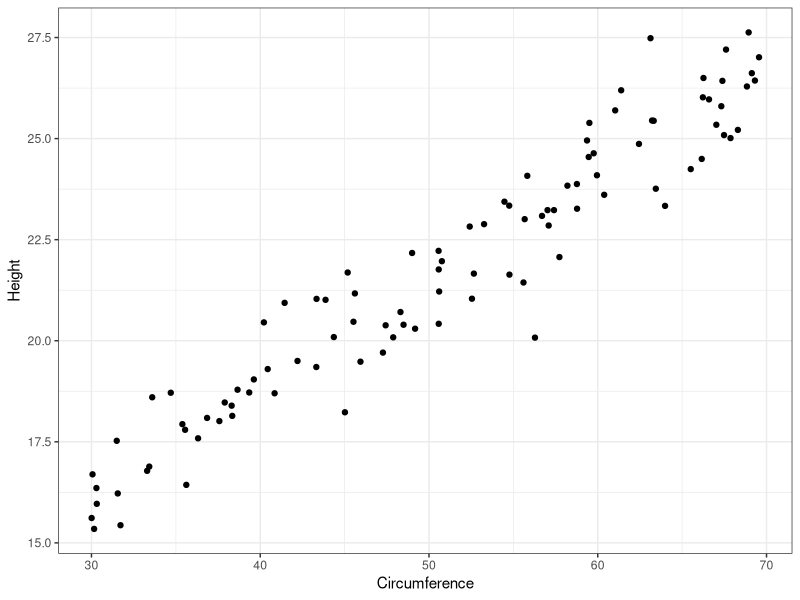
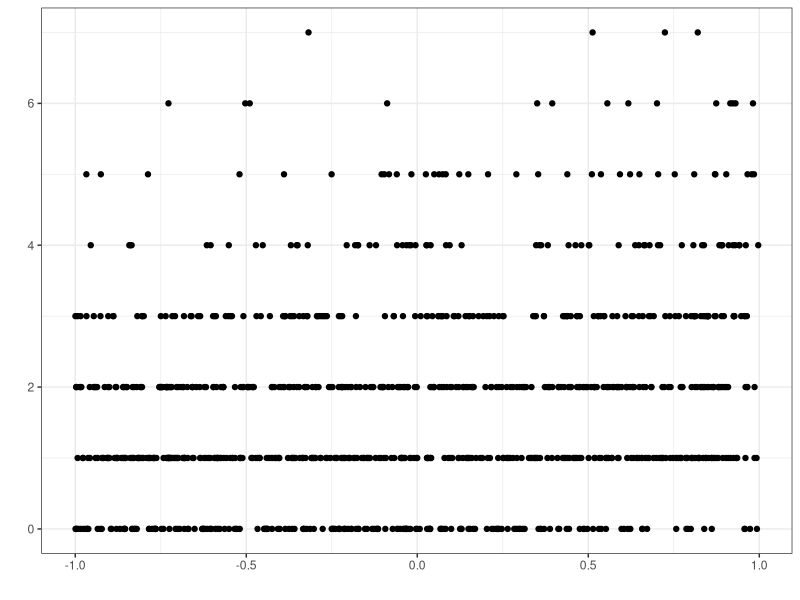

Write the R code that produced these figures, in order.
## ---- chunk 1
#| eval: true
#| include: false
#| warning: false
#| class-output: outputcode
library(tidyverse)
## ---- chunk 2
#| class-output: outputcode
#| eval: true
set.seed(42)
n <- 100
x <- runif(n, 30, 70)
eps <- rnorm(n, 0, 1)
y <- 9 + 0.25 * x + eps

ggplot() +
  geom_point(aes(x = x, y = y)) +
  xlab("Circumference") +
  ylab("Height") +
  theme_bw()

## ---- chunk 3
#| class-output: outputcode
#| eval: true
set.seed(42)
n <- 1000
x <- runif(n, -1, 1)
eps <- rnorm(n, 0, 0.25)
mu <- 0.5 + 0.3 * x + eps
y <- rpois(n, exp(mu))

ggplot() +
  geom_point(aes(x = x, y = y)) +
  xlab("") +
  ylab("") +
  theme_bw()
## ---- chunk 4
#| class-output: outputcode
#| eval: true
glm(y ~ x, family = poisson(link = "log"))
